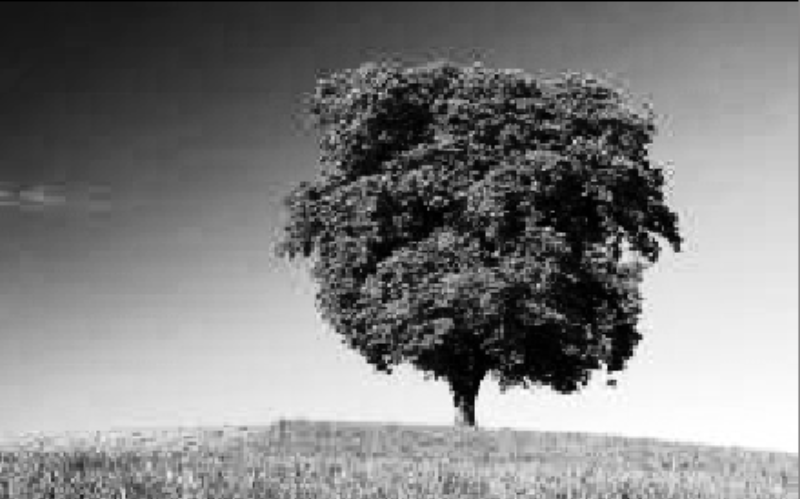
#> input picture week3/images/tree.png, 800 x 499 px
$ python q2_histogram_matching.py
#> lines starting #> are read from the running program, lines starting #| are printed output that depends on the picture
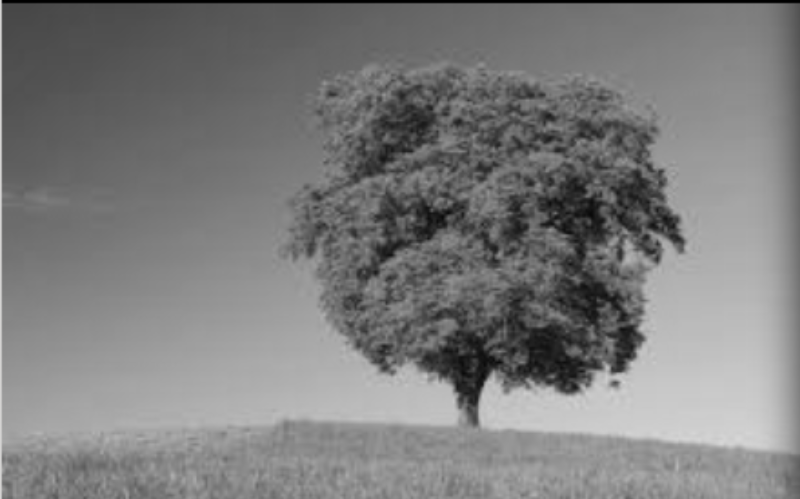
#> input picture week3/images/reference_tree.png, 800 x 499 px
#> further down, ref is the input picture: shape (499, 800, 3); mean B, G, R 124.5, 124.5, 124.5
### week3/utils/image.py
import cv2
import numpy as np

# [13 lines left out: functions resize, luminance_histogram_equalization, not called in this run]

def monochrome_histogram_equalization(img):
    return cv2.equalizeHist(img)

# [36 lines left out: function adaptive_histogram_equalization, not called in this run]

# Lab 3, Question 2 ~ Histogram Matching

def histogram_matching_grey(source, reference):
    source_hist, bins = np.histogram(source.flatten(), 256, [0, 256])
#> source_hist = 256 values, max 2569 at index 114, min 660 at index 255, mean 1559.4; bins = 257 values from 0 to 256
    reference_hist, bins = np.histogram(reference.flatten(), 256, [0, 256])
#> reference_hist = 256 values, max 12893 at index 118, min 0 at index 1, mean 4678.1

    cdf_source = source_hist.cumsum()  # CDF of source
#> cdf_source = 256 values from 1085 to 399200
    cdf_reference = reference_hist.cumsum()  # CDF of reference
#> cdf_reference = 256 values from 4782 to 1197600

    cdf_source_normalized = cdf_source * (255 / cdf_source[-1])
#> cdf_source_normalized = 256 values from 0.693 to 255
    cdf_reference_normalized = cdf_reference * (255 / cdf_reference[-1])
#> cdf_reference_normalized = 256 values from 1.02 to 255

    lookup_table = np.interp(cdf_source_normalized, cdf_reference_normalized, np.arange(256))
#> lookup_table = 256 values from 0 to 255

    matched = cv2.LUT(source, lookup_table.astype(np.uint8))
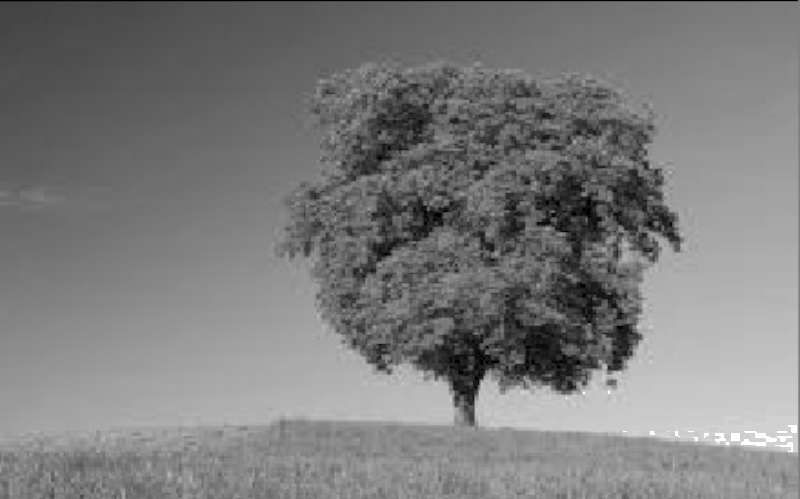
#> matched: shape (499, 800); min 0, max 255, mean 124

    return matched

### week3/utils/plots.py
# utils/plots.py

import cv2
import numpy as np
import matplotlib.pyplot as plt

def initialize_subplot_grid(n_rows, n_cols, figsize=(15, 5)):
    """
    Initialize a grid of subplots for plotting.

    Parameters:
        n_rows (int): Number of rows in the subplot grid.
        n_cols (int): Number of columns in the subplot grid.
        figsize (tuple): Size of the figure.

    Returns:
        fig (Figure): The figure object.
        axes (array of Axes): Array of subplot axes.
    """
    fig, axes = plt.subplots(n_rows, n_cols, figsize=figsize)
    return fig, axes

def plot_monochrome_histogram(ax, img, title):
#> called with title = 'Original Image Histogram'
    hist = cv2.calcHist([img], [0], None, [256], [0, 256])
#> hist has the same summary as source_hist in histogram_matching_grey
    ax.set_title(title)
    ax.set_xlabel('Intensity')
    ax.set_ylabel('Frequency of occurrence')
    ax.plot(hist)


# [24 lines left out: function plot_bgr_histogram, not called in this run]

def plot_img(ax, img, title):
    """
    Plot an image on a given axis.

    Parameters:
        ax (Axes): The subplot axis to plot on.
        img (ndarray): The image to plot.
        title (str): The title for the image plot.
    """
    ax.imshow(cv2.cvtColor(img, cv2.COLOR_BGR2RGB))  # Convert BGR to RGB for display
    ax.set_title(title)
    ax.axis('off')

### week3/q2_histogram_matching.py
import cv2
import numpy as np
import matplotlib.pyplot as plt

from utils.plots import(
                initialize_subplot_grid,
                plot_img,
                plot_bgr_histogram,
                plot_monochrome_histogram
                )

from utils.image import(
                resize,
                histogram_matching_grey
                )

img = cv2.imread('./images/tree.png', 0)
ref = cv2.imread('./images/reference_tree.png')

new = histogram_matching_grey(img, ref)

# Initialize subplot grid
fig, axes = initialize_subplot_grid(n_rows=2, n_cols=3, figsize=(15, 7))

plot_img(axes[0, 0], img, 'Original Image')
plot_img(axes[0, 1], ref, 'Reference Image')
plot_img(axes[0, 2], new, 'Histogram Matched Image')

plot_monochrome_histogram(axes[1, 0], img, 'Original Image Histogram')
plot_monochrome_histogram(axes[1, 1], ref, 'Reference Image Histogram')
plot_monochrome_histogram(axes[1, 2], new, 'Histogram Matched Image Histogram')

plt.tight_layout()
plt.show()
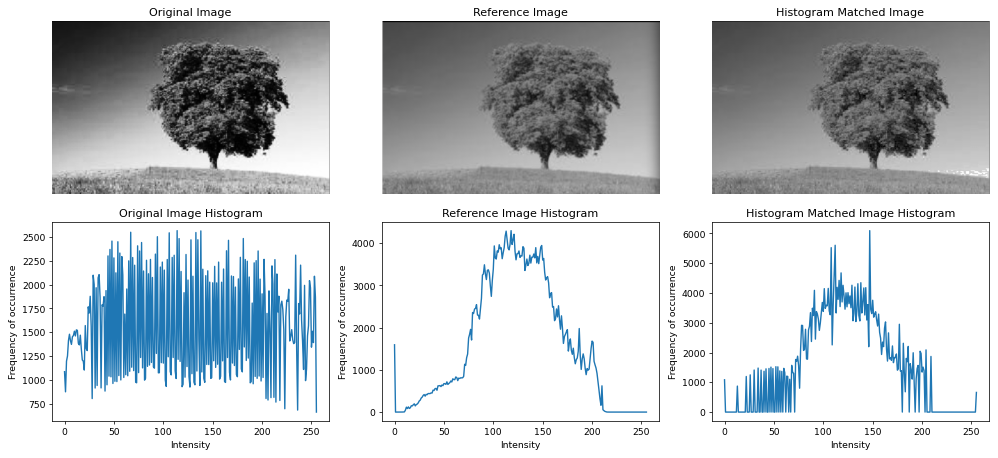
#> figure drawn by matplotlib, 6 panels; panel 4: curve peaks at x = 114, y = 2569; panel 5: curve peaks at x = 118, y = 4298; panel 6: curve peaks at x = 147, y = 6096
